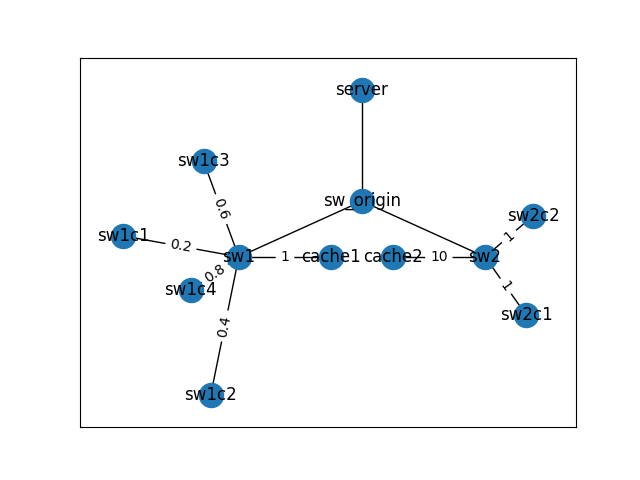

The script that saved this image:
import networkx as nx
from matplotlib import pyplot as plt

G = nx.Graph()
G.add_edge("server", "sw_origin")
G.add_edge("sw_origin", "sw1")
G.add_edge("sw_origin", "sw2")
G.add_edge("sw1", "cache1", weight=1)
G.add_edge("sw2", "cache2", weight=10)
for i in range(4):
    G.add_edge("sw1", "sw1c{}".format(i + 1), weight=(i + 1) * 2 / 10)
for i in range(2):
    G.add_edge("sw2", "sw2c{}".format(i + 1), weight=1)

fixed_positions = {"server": (0, 0), "sw_origin": (0, -1), "sw1": (-2, -1.5), "sw2": (2, -1.5),
                   "cache1": (-0.5, -1.5), "cache2": (0.5, -1.5)}
fixed_nodes = fixed_positions.keys()
pos = nx.spring_layout(G, pos=fixed_positions, fixed=fixed_nodes, seed=2)
nx.draw_networkx(G, pos)
labels = nx.get_edge_attributes(G, "weight")
nx.draw_networkx_edge_labels(G, pos, edge_labels=labels)
plt.savefig("topo.png")
plt.show()

